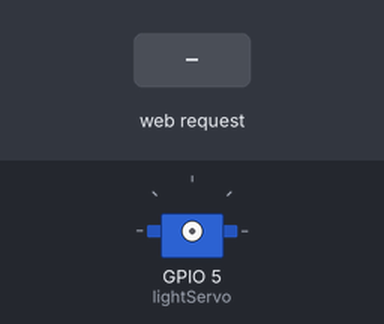
Simulated run of this sketch. Board: ESP8266 (NodeMCU). Parts: servo. The inputs (shaded band) are chosen by the test bench. WiFi joins after 1.5 s; servers stay silent unless stated; what the sketch prints to the serial monitor is not drawn.

Above: at 2.7 s.
2.8 s: HTTP request GET /setlights?lights=ON received
4.3 s: HTTP request GET /setlights?lights=OFF received
At 5.5 s:
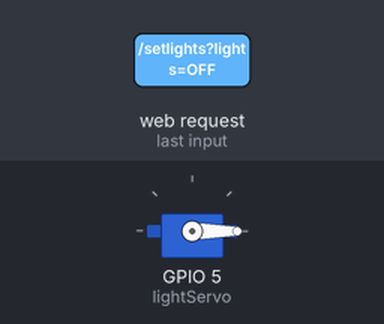
Timing chart, 0 to 7.3 s (numbered marks = the images above; inputs shaded):
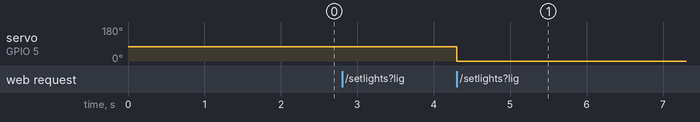

The sketch:

LIGHTSAUTOMATION.ino
```cpp
// Include the libraries that we'll be using throughout the code
#include <ESP8266WiFi.h>
#include <WiFiClient.h>
#include <ESP8266WebServer.h>
#include <Servo.h>

Servo lightServo;
//Duration required to open lights (ms)

//Duration required to close lights (ms)


// Define the ID and password of your Wi-Fi network
const char* ssid = "Bees";
const char* password = "12345678";

// Instantiate the ESP8266WebServer class, passing the argument 80 for the
// port that the server will be listening.
ESP8266WebServer server(80);


// User-defined function that will be called when a client accesses the root
// directory path of the ESP8266 host


void handleRoot() {
  // Simply sends an 'OK' (200) response to the client, and a plain text
  // string with usage.
  server.send(200, "text/plain", String("Hello from esp8266! Usage: navigate to") +
              String(" /setlights?lights=XX changing XX to UP or DOWN."));
}

// User-defined function that will be called when a client accesses the /setlights
// path of the ESP8266 host
void handleSetlights() {


  String lights_status = server.arg("lights");


  // Check if the URL include a change of the lights status
  bool url_check = false;
  if((lights_status == "UP")||(lights_status == "DOWN"))
    url_check = true;


  if (lights_status == "ON") {
    //Sets continuous rotation servo to max velocity in + direction
    Serial.write("lights going on!");
    lightServo.attach(5);
    lightServo.write(75);
    delay(300);
    lightServo.detach();


  }
  else if (lights_status == "OFF") {
    //Sets continuous rotation servo to max velocity in + direction
    Serial.write("lights going off!");
    lightServo.attach(5);
    lightServo.write(0);
    delay(300);
    lightServo.detach();

  }

  if (url_check)
    // If we've set the lights to the requested status, we have the webserver
    // return an "OK" (200) response.  We also include the number of milliseconds
    // since the program started running.
    // Note: This number will overflow (go back to zero), after approximately 50 days.
    server.send(200, "text/plain", "lights State Changed! (" + String(millis()) + ")");
  else
    server.send(200, "text/plain", "lights State Unchanged! (" + String(millis()) + ")");
}

// If the client requests any other URL than the root directory or the /setlights path:
void handleNotFound() {
  // We construct a message to be returned to the client
  String message = "File Not Found\n\n";
  // which includes what URI was requested
  message += "URI: ";
  message += server.uri();
  // what method was used
  message += "\nMethod: ";
  message += (server.method() == HTTP_GET) ? "GET" : "POST";
  // and what parameters were passed
  message += "\nArguments: ";
  message += server.args();
  message += "\n";
  for (uint8_t i = 0; i < server.args(); i++) {
    message += " " + server.argName(i) + ": " + server.arg(i) + "\n";
  }
  // the response, as expected, is a "Not Found" (404) error
  server.send(404, "text/plain", message);
}

// In the setup function we initialize the different things
// that will be needed in our program, as well as set up the hardware
void setup(void) {


  // Start the Serial communication for debugging purposes
  Serial.begin(115200);
  //  Initialize the WiFi client and try to connect to our Wi-Fi network
  WiFi.begin(ssid, password);
  Serial.println("");

  // Wait for a successful connection
  while (WiFi.status() != WL_CONNECTED) {
    delay(500);
    Serial.print(".");
  }
  // For debugging purposes print the network ID and the assigned IP address
  Serial.println("");
  Serial.print("Connected to ");
  Serial.println(ssid);
  Serial.print("IP address: ");
  Serial.println(WiFi.localIP());

  // Associate the URLs with the functions that will be handling the requests
  server.on("/", HTTP_GET, handleRoot);
  server.on("/setlights", HTTP_GET, handleSetlights);
  server.onNotFound(handleNotFound);

  // Start running the webserver
  server.begin();
  Serial.println("HTTP server started");
}

// The loop function is straight-forward, simply handle any incoming requests to the
// our ESP8266 host!
void loop(void) {
  server.handleClient();
}
```

Measured:
- after the input at 4.3 s, servo on GPIO 5 (lightServo): 75° → 0° at once
